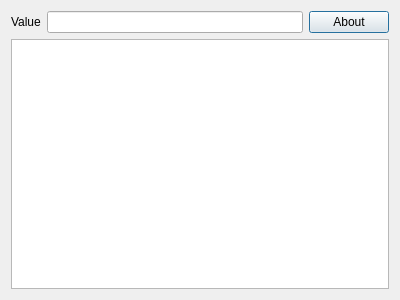
<?xml version="1.0" encoding="UTF-8"?>
<ui version="4.0">
 <class>TestPrimeExpertDialog</class>
 <widget class="QDialog" name="TestPrimeExpertDialog">
  <property name="geometry">
   <rect>
    <x>0</x>
    <y>0</y>
    <width>400</width>
    <height>300</height>
   </rect>
  </property>
  <property name="windowTitle">
   <string>TestPrimeExpertDialog</string>
  </property>
  <layout class="QGridLayout" name="gridLayout">
   <item row="0" column="1">
    <widget class="QLineEdit" name="edit_value">
     <property name="text">
      <string/>
     </property>
    </widget>
   </item>
   <item row="0" column="2">
    <widget class="QPushButton" name="button_about">
     <property name="text">
      <string>About</string>
     </property>
    </widget>
   </item>
   <item row="1" column="0" colspan="3">
    <widget class="QPlainTextEdit" name="text"/>
   </item>
   <item row="0" column="0">
    <widget class="QLabel" name="label_value">
     <property name="text">
      <string>Value</string>
     </property>
    </widget>
   </item>
  </layout>
 </widget>
 <layoutdefault spacing="6" margin="11"/>
 <resources/>
 <connections/>
</ui>
